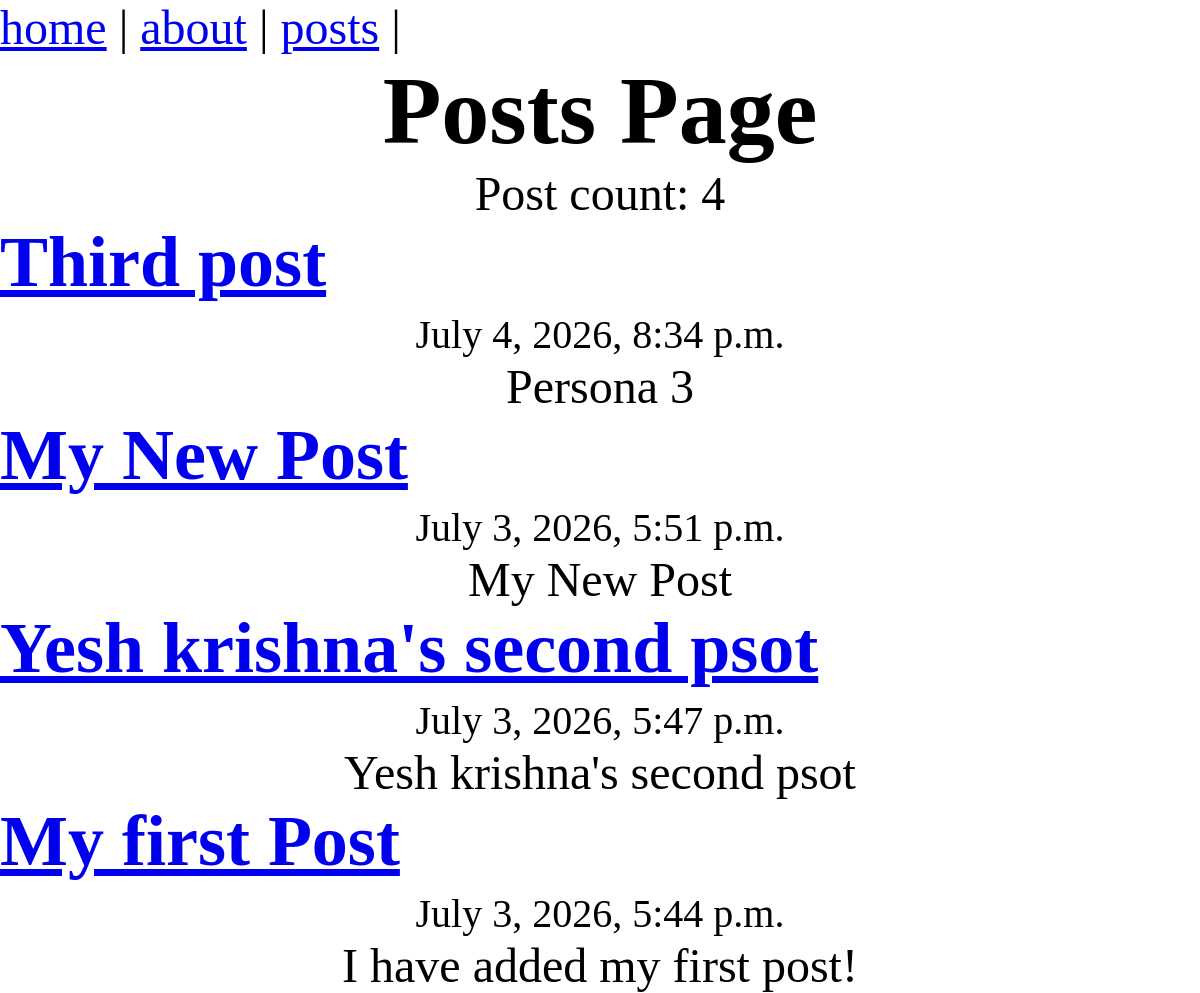
The app's page /posts/, older data.
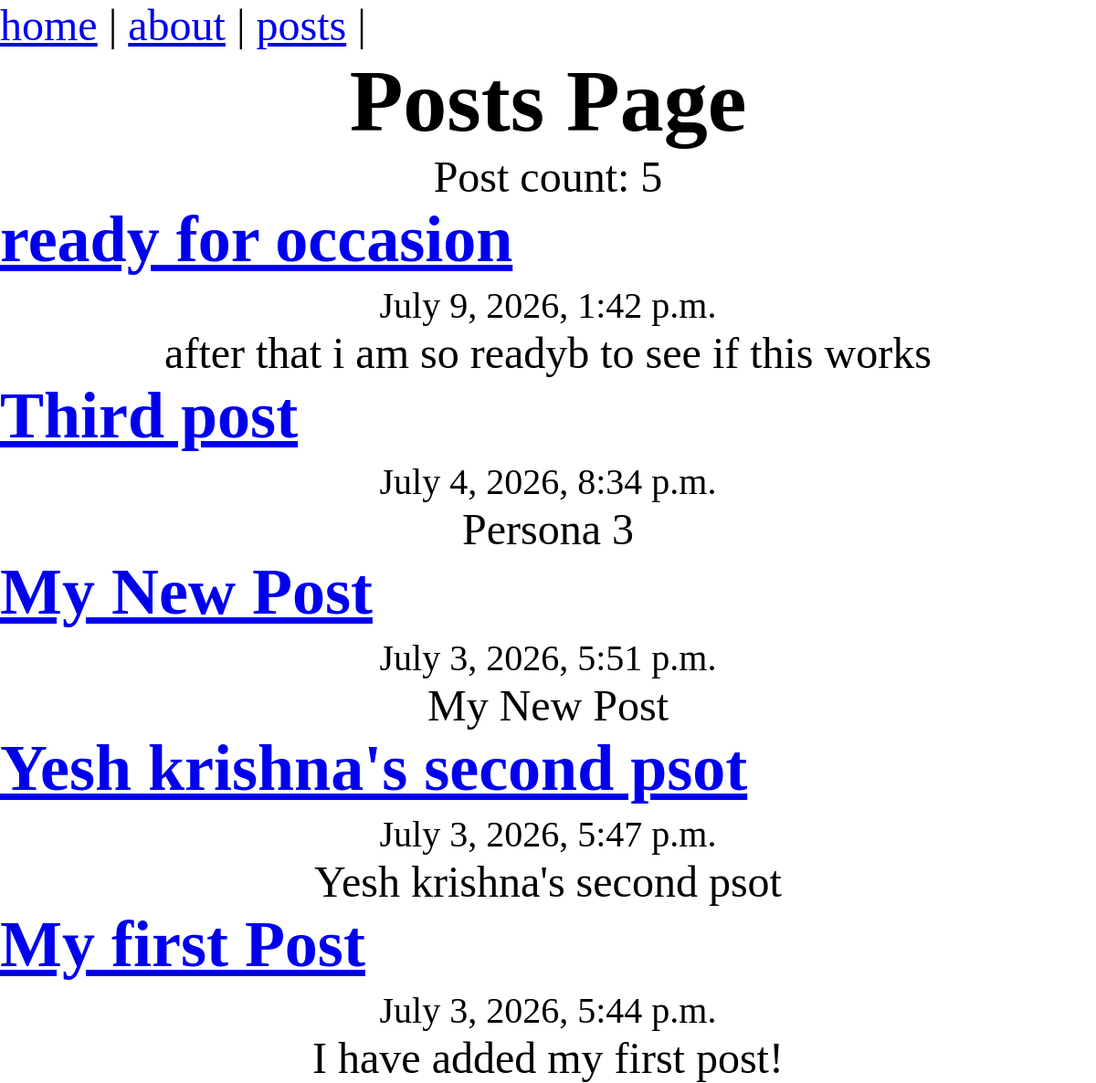
The same page, newer data.
### posts/models.py (models this page shows, shortened)
class Post(models.Model):
    title = models.CharField(max_length=200)
    body = models.TextField()
    slug = models.SlugField(null = False, blank = True)
    date = models.DateTimeField(auto_now_add=True)
    banner = models.ImageField(default = 'fallback.png', blank=True)

### posts/views.py (the view)
# urls.py: path('', views.posts_list, name='list'),
def posts_list(request):
    posts = Post.objects.all().order_by('-date')
    return render(request, 'posts/posts_list.html', {'posts': posts})

### posts/templates/posts/posts_list.html (shortened to what this page needs)
{% extends 'layout.html' %}
{% block content %}
    <h1>Posts Page</h1>
    <p>Post count: {{ posts|length }}</p>
    {% for post in posts %}
        <h2>
            {% if post.slug %}
                <a href="{% url 'posts:page' slug=post.slug %}">{{ post.title }}</a>
            {% else %}
                <a href="{% url 'posts:page_by_pk' pk=post.pk %}">{{ post.title }}</a>
            {% endif %}
        </h2>
        <p><small>{{ post.date|date:"F j, Y, P" }}</small></p>
        <p>{{ post.body }}</p>
    {% empty %}
        <p>No posts available.</p>
    {% endfor %}
{% endblock %}

Row changes from the older to the newer data that the page shows:
added Post: title "ready for occasion", date "July 9, 2026, 1:42 p.m.", body "after that i am so readyb to see if this works"
Text that changed along with them:
{{ posts|length }}: "4" → "5"
